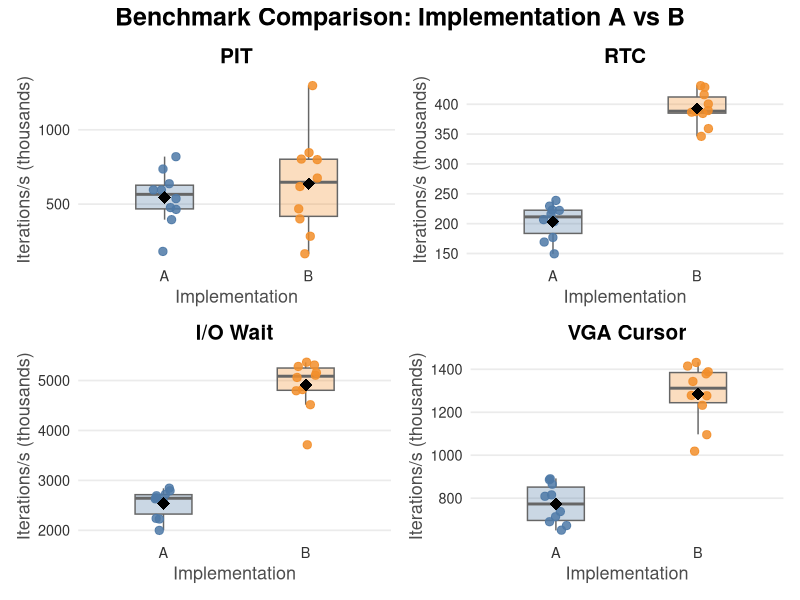
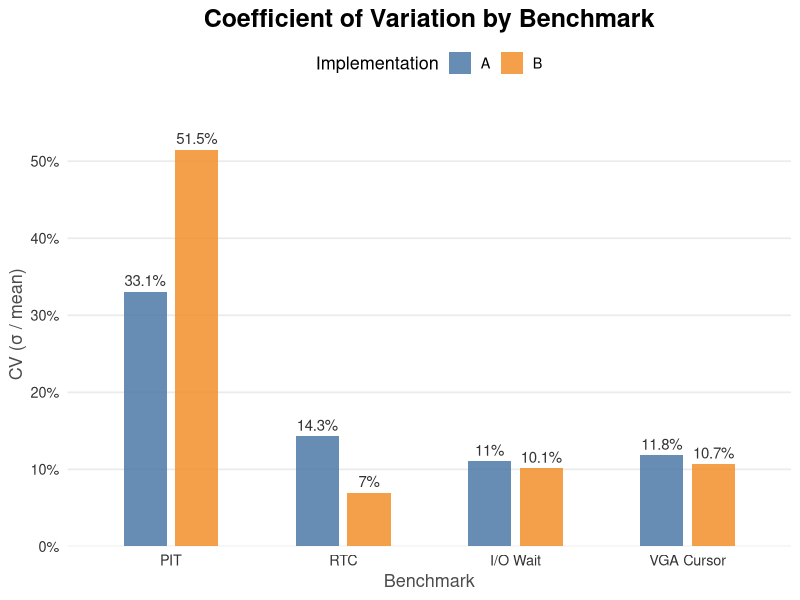
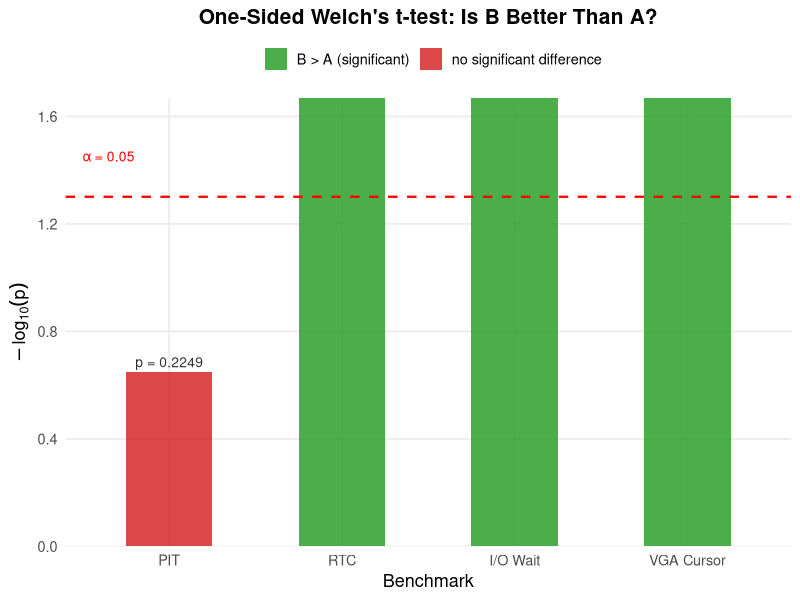
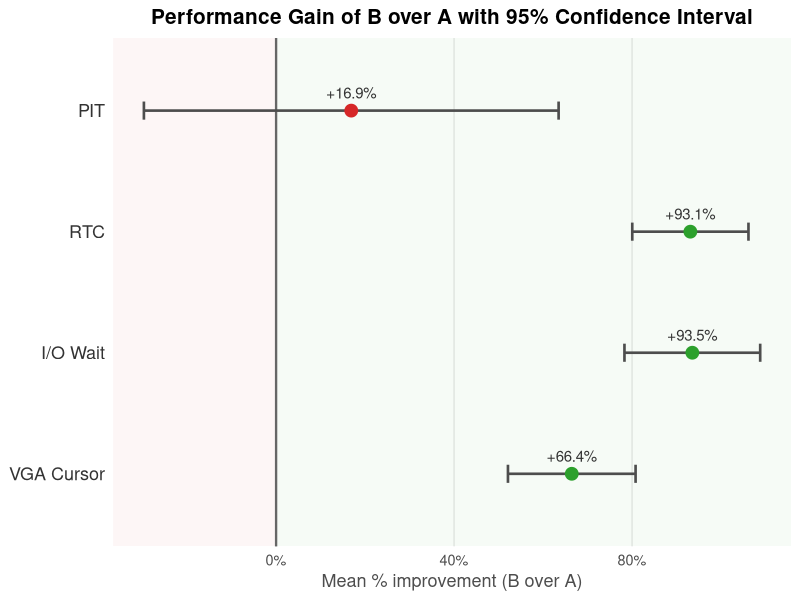
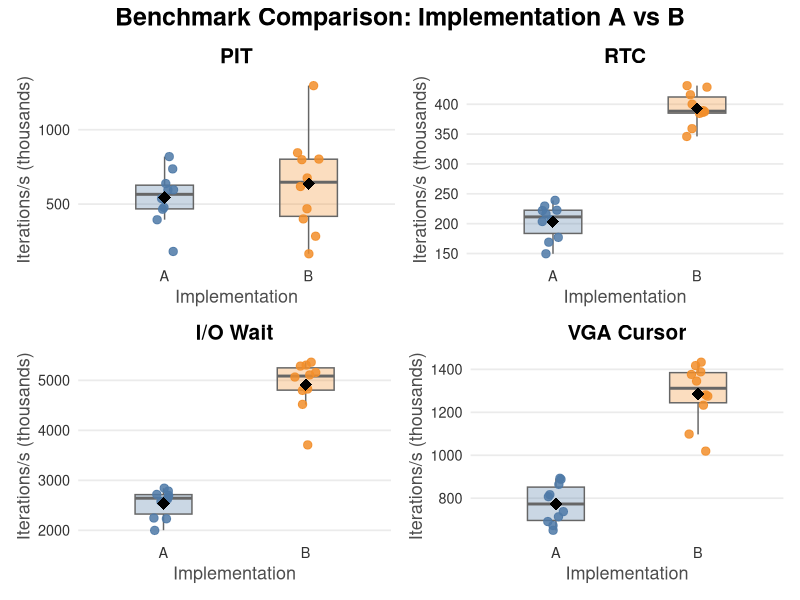
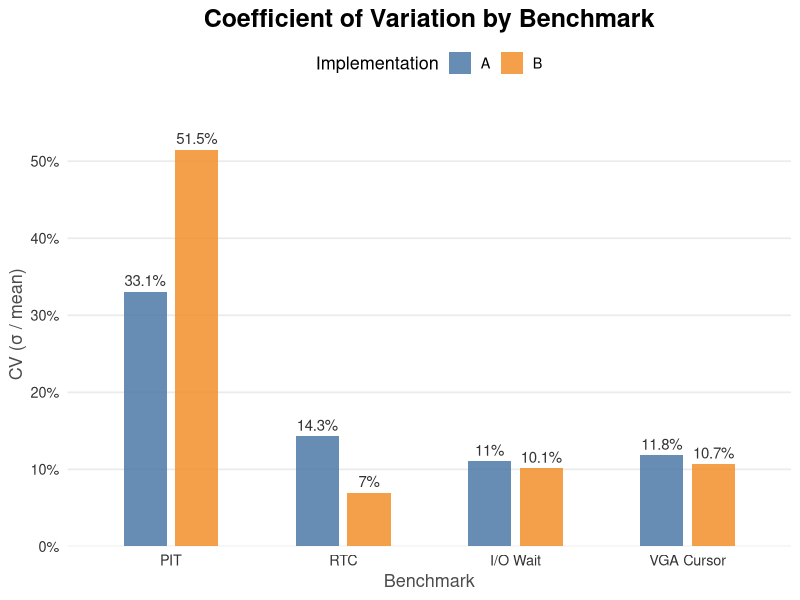
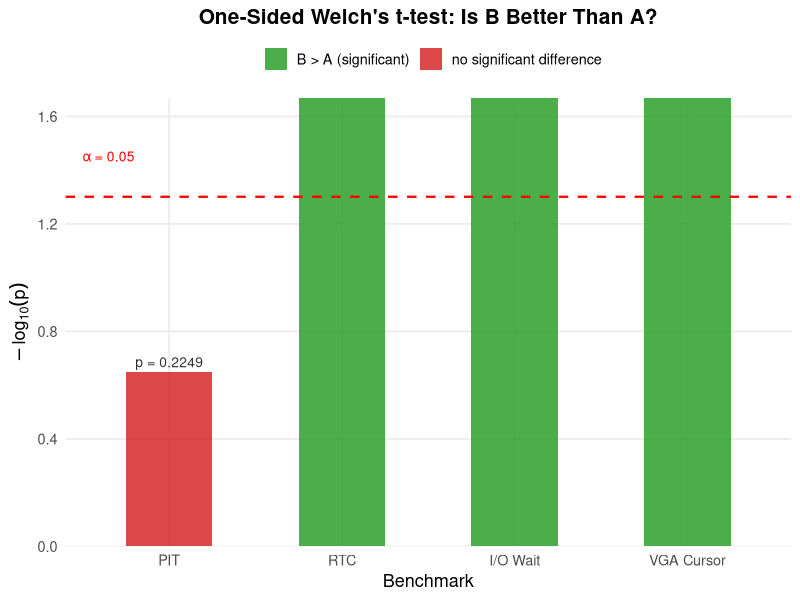
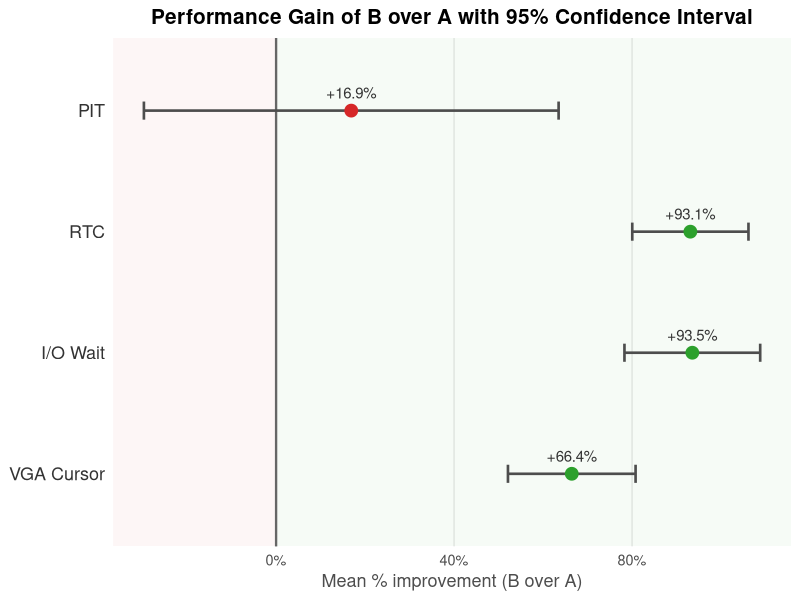

Recreate these plots in R, in order.
# Disclaimer: This script was entirely AI-generated, with some guidance on what plots were desired.

library(ggplot2)
library(dplyr)
library(patchwork)

# --- Data ---
raw <- list(
  "PIT"        = list(A = c(49163700, 32232100, 23710900, 10881700, 44196800, 35658300, 28627000, 38259500, 35749500, 27882300),
                      B = c(37108800, 77806900,  9941500, 50743900, 40544400, 47949300, 24032700, 28140800, 17049300, 48174300)),
  "RTC"        = list(A = c(10623000, 13767200, 10144100, 12396000, 13327600, 12964600,  8971100, 13359500, 12203400, 14333100),
                      B = c(24012200, 23249400, 23354000, 25870600, 24965800, 23079700, 21560600, 25708000, 20770900, 23185700)),
  "I/O Wait"   = list(A = c(154751400, 159377100, 120183500, 163299900, 157758500, 167298800, 133652700, 161642200, 134500000, 170489200),
                      B = c(321763300, 287924800, 303820800, 318400500, 306523700, 270913000, 289277200, 316938000, 309212500, 222781600)),
  "VGA Cursor" = list(A = c(39006700, 44255600, 40318000, 41454600, 53536100, 53156900, 48901400, 48509900, 42772800, 51832600),
                      B = c(65824600, 76507800, 76798000, 80639600, 83223000, 74050200, 82686200, 84997100, 85976300, 61198300))
)

bm_levels <- c("PIT", "RTC", "I/O Wait", "VGA Cursor")

# --- Tidy ---
df <- bind_rows(lapply(names(raw), function(bm) {
  bind_rows(
    tibble(benchmark = bm, impl = "A", value = raw[[bm]]$A),
    tibble(benchmark = bm, impl = "B", value = raw[[bm]]$B)
  )
})) |>
  mutate(
    value_k   = (value / 60) / 1e3,
    benchmark = factor(benchmark, levels = bm_levels),
    impl      = factor(impl)
  )

impl_colours <- c("A" = "#4E79A7", "B" = "#F28E2B")

theme_clean <- function() {
  theme_minimal(base_size = 13) +
    theme(
      plot.title         = element_text(face = "bold", hjust = 0.5, size = 15),
      panel.grid.minor   = element_blank(),
      panel.grid.major.x = element_blank(),
      axis.title         = element_text(colour = "grey30"),
      axis.text          = element_text(colour = "grey20"),
      plot.background    = element_rect(fill = "white", colour = NA)
    )
}

# =============================================================================
# PAGE 1: Raw data box + strip plots
# =============================================================================
make_box_plot <- function(bm_name) {
  d     <- filter(df, benchmark == bm_name)
  d_sum <- d |> group_by(impl) |> summarise(mean_k = mean(value_k), .groups = "drop")
  
  ggplot() +
    geom_boxplot(
      data  = d,
      aes(x = impl, y = value_k, fill = impl),
      width = 0.4, alpha = 0.3, outlier.shape = NA, colour = "grey40"
    ) +
    geom_jitter(
      data  = d,
      aes(x = impl, y = value_k, colour = impl),
      width = 0.08, size = 2.5, alpha = 0.85
    ) +
    geom_point(
      data  = d_sum,
      aes(x = impl, y = mean_k),
      shape = 18, size = 4, colour = "black"
    ) +
    scale_fill_manual(values = impl_colours, guide = "none") +
    scale_colour_manual(values = impl_colours, guide = "none") +
    labs(title = bm_name, x = "Implementation", y = "Iterations/s (thousands)") +
    theme_clean()
}

box_plots <- lapply(bm_levels, make_box_plot)

page1 <- (box_plots[[1]] | box_plots[[2]]) / (box_plots[[3]] | box_plots[[4]]) +
  plot_annotation(
    title = "Benchmark Comparison: Implementation A vs B",
    theme = theme(plot.title = element_text(face = "bold", size = 18, hjust = 0.5))
  )

# =============================================================================
# PAGE 2: Coefficient of Variation
# =============================================================================
df_cv <- df |>
  group_by(benchmark, impl) |>
  summarise(
    cv = (sd(value_k) / mean(value_k)) * 100,  # as a percentage
    .groups = "drop"
  )

page2 <- ggplot(df_cv, aes(x = benchmark, y = cv, fill = impl)) +
  geom_col(position = position_dodge(width = 0.6), width = 0.5, alpha = 0.85) +
  geom_text(
    aes(label = paste0(round(cv, 1), "%")),
    position = position_dodge(width = 0.6),
    vjust = -0.5, size = 3.8, colour = "grey20"
  ) +
  scale_fill_manual(values = impl_colours, name = "Implementation") +
  scale_y_continuous(
    expand = expansion(mult = c(0, 0.12)),
    labels = function(x) paste0(x, "%")
  ) +
  labs(
    title = "Coefficient of Variation by Benchmark",
    x     = "Benchmark",
    y     = "CV (σ / mean)"
  ) +
  theme_minimal(base_size = 13) +
  theme(
    plot.title         = element_text(face = "bold", hjust = 0.5, size = 18),
    panel.grid.minor   = element_blank(),
    panel.grid.major.x = element_blank(),
    axis.title         = element_text(colour = "grey30"),
    axis.text          = element_text(colour = "grey20"),
    legend.position    = "top",
    plot.background    = element_rect(fill = "white", colour = NA)
  )

# =============================================================================
# PAGE 3: One-sided Welch's t-test (H1: B > A) per benchmark
# =============================================================================
test_results <- bind_rows(lapply(bm_levels, function(bm) {
  a  <- df |> filter(benchmark == bm, impl == "A") |> pull(value_k)
  b  <- df |> filter(benchmark == bm, impl == "B") |> pull(value_k)
  tt <- tryCatch(
    t.test(b, a, alternative = "greater", var.equal = FALSE),
    error = function(e) NULL
  )
  pooled_sd <- sqrt((sd(a)^2 + sd(b)^2) / 2)
  cohens_d  <- if (!is.na(pooled_sd) && pooled_sd > 0) (mean(b) - mean(a)) / pooled_sd else NA
  tibble(
    Benchmark  = bm,
    n_A        = length(a),
    n_B        = length(b),
    mean_A     = round(mean(a), 2),
    mean_B     = round(mean(b), 2),
    t_stat     = if (!is.null(tt)) round(tt$statistic, 3) else NA,
    df_welch   = if (!is.null(tt)) round(tt$parameter, 2) else NA,
    p_value    = if (!is.null(tt)) round(tt$p.value, 4) else NA,
    cohens_d   = round(cohens_d, 3),
    conclusion = case_when(
      is.na(p_value) ~ "insufficient data",
      p_value < 0.05 ~ "B > A (significant)",
      TRUE           ~ "no significant difference"
    )
  )
}))

cat("\n=== One-sided Welch's t-test: H0: B <= A,  H1: B > A ===\n\n")
print(as.data.frame(test_results), row.names = FALSE)
page3 <- ggplot(test_results, aes(x = factor(Benchmark, levels = bm_levels),
                                  y = -log10(p_value), fill = conclusion)) +
  geom_col(width = 0.5, alpha = 0.85) +
  geom_hline(yintercept = -log10(0.05), linetype = "dashed",
             colour = "red", linewidth = 0.8) +
  annotate("text", x = 0.5, y = -log10(0.05) + 0.15, label = "α = 0.05",
           hjust = 0, colour = "red", size = 3.5) +
  geom_text(
    aes(label = ifelse(p_value < 0.0001, "p < 0.0001",
                       paste0("p = ", round(p_value, 4)))),
    vjust = -0.5, size = 3.5, colour = "grey20"
  ) +
  scale_y_continuous(expand = expansion(mult = c(0, 0.15))) +
  scale_fill_manual(
    values = c(
      "B > A (significant)"       = "#2ca02c",
      "no significant difference" = "#d62728",
      "insufficient data"         = "grey60"
    ),
    name = ""
  ) +
  labs(
    title = "One-Sided Welch's t-test: Is B Better Than A?",
    x     = "Benchmark",
    y     = expression(-log[10](p))
  ) +
  theme_minimal(base_size = 13) +
  theme(
    plot.title       = element_text(face = "bold", hjust = 0.5, size = 15),
    panel.grid.minor = element_blank(),
    legend.position  = "top",
    plot.background  = element_rect(fill = "white", colour = NA)
  )

# =============================================================================
# Save
# =============================================================================
ggsave("benchmarks_page1_raw.png",        page1, width = 12, height = 9, dpi = 200)
ggsave("benchmarks_page2_cv.png",         page2, width = 10, height = 6, dpi = 200)
ggsave("benchmarks_page3_hypothesis.png", page3, width = 10, height = 6, dpi = 200)

print(page1)
print(page2)
print(page3)

df_forest <- bind_rows(lapply(bm_levels, function(bm) {
  a <- df |> filter(benchmark == bm, impl == "A") |> pull(value_k)
  b <- df |> filter(benchmark == bm, impl == "B") |> pull(value_k)
  
  tt <- tryCatch(
    t.test(b, a, var.equal = FALSE),
    error = function(e) NULL
  )
  
  mean_diff_pct    <- ((mean(b) - mean(a)) / mean(a)) * 100
  ci_lo_pct <- if (!is.null(tt)) ((tt$conf.int[1]) / mean(a)) * 100 else NA
  ci_hi_pct <- if (!is.null(tt)) ((tt$conf.int[2]) / mean(a)) * 100 else NA
  
  tibble(
    benchmark    = bm,
    gain_pct     = mean_diff_pct,
    ci_lo        = ci_lo_pct,
    ci_hi        = ci_hi_pct
  )
})) |>
  mutate(
    benchmark = factor(benchmark, levels = rev(bm_levels)),
    colour    = ifelse(ci_lo > 0, "#2ca02c", "#d62728")
  )

page4 <- ggplot(df_forest, aes(x = gain_pct, y = benchmark)) +
  # shaded "no gain" region
  annotate("rect", xmin = -Inf, xmax = 0, ymin = -Inf, ymax = Inf,
           fill = "#d62728", alpha = 0.04) +
  annotate("rect", xmin = 0, xmax = Inf, ymin = -Inf, ymax = Inf,
           fill = "#2ca02c", alpha = 0.04) +
  # zero line
  geom_vline(xintercept = 0, linetype = "solid", colour = "grey40", linewidth = 0.8) +
  # confidence intervals
  geom_errorbarh(
    aes(xmin = ci_lo, xmax = ci_hi),
    height = 0.15, linewidth = 0.9, colour = "grey30"
  ) +
  # point estimate
  geom_point(aes(colour = colour), size = 4) +
  # label the point estimate
  geom_text(
    aes(label = paste0(ifelse(gain_pct > 0, "+", ""), round(gain_pct, 1), "%")),
    vjust = -1.1, size = 3.8, colour = "grey20"
  ) +
  scale_colour_identity() +
  scale_x_continuous(labels = function(x) paste0(x, "%")) +
  labs(
    title = "Performance Gain of B over A with 95% Confidence Interval",
    x     = "Mean % improvement (B over A)",
    y     = NULL
  ) +
  theme_minimal(base_size = 13) +
  theme(
    plot.title       = element_text(face = "bold", hjust = 0.5, size = 15),
    panel.grid.minor = element_blank(),
    panel.grid.major.y = element_blank(),
    axis.text.y      = element_text(size = 13, colour = "grey20"),
    axis.title       = element_text(colour = "grey30"),
    plot.background  = element_rect(fill = "white", colour = NA)
  )

ggsave("benchmarks_page4_forest.png", page4, width = 10, height = 5, dpi = 200)
print(page4)
